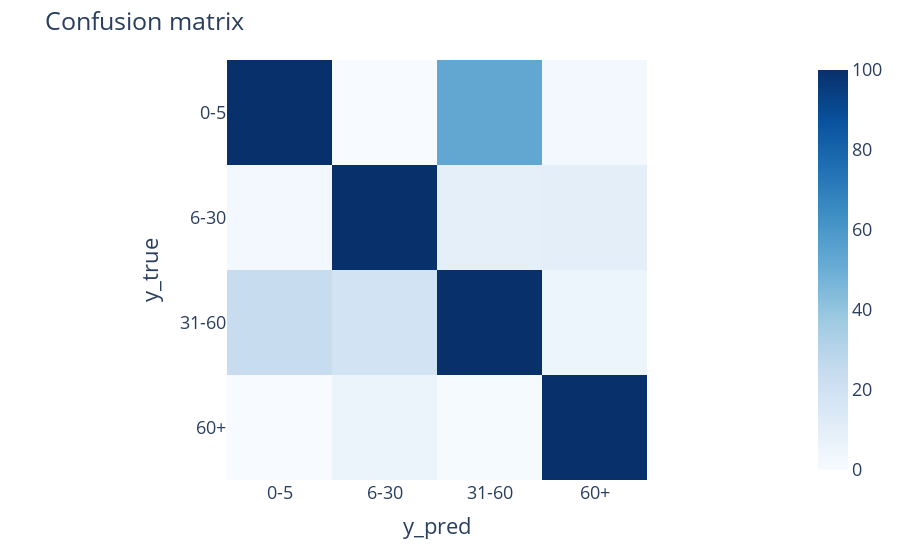

Source (notebook cell):
### Code cell
# creating visualisation of confusion matrix
fig = px.imshow(cm_df,
                color_continuous_scale='blues',
                color_continuous_midpoint=0.5,
                zmin=0,
                zmax=100)

fig.update_layout(title="Confusion matrix",
                  font=dict(size=18))

fig.update_xaxes(title_text="y_pred",
                 ticktext=labels,
                 tickvals=[0, 1, 2, 3])

fig.update_yaxes(title_text="y_true",
                 ticktext=labels,
                 tickvals=[0, 1, 2, 3])

fig.show()

### Figure 1 — Plotly figure (JSON) as saved in the notebook; plotly's stock layout.template omitted (floating-point values rounded to 4 significant figures)
{"data": [{"coloraxis": "coloraxis", "hovertemplate": "x: %{x}<br>y: %{y}<br>color: %{z}<extra></extra>", "name": "0", "type": "heatmap", "x": [0, 1, 2, 3], "xaxis": "x", "y": [0, 1, 2, 3], "yaxis": "y", "z": [[910, 0, 53, 2], [2, 144, 9, 10], [24, 19, 185, 5], [0, 6, 1, 148]]}], "layout": {"coloraxis": {"cmax": 100, "cmid": 0.5, "cmin": 0, "colorscale": [[0, "rgb(247,251,255)"], [0.125, "rgb(222,235,247)"], [0.25, "rgb(198,219,239)"], [0.375, "rgb(158,202,225)"], [0.5, "rgb(107,174,214)"], [0.625, "rgb(66,146,198)"], [0.75, "rgb(33,113,181)"], [0.875, "rgb(8,81,156)"], [1, "rgb(8,48,107)"]]}, "font": {"size": 18}, "margin": {"t": 60}, "title": {"text": "Confusion matrix"}, "xaxis": {"anchor": "y", "constrain": "domain", "domain": [0, 1], "scaleanchor": "y", "ticktext": ["0-5", "6-30", "31-60", "60+"], "tickvals": [0, 1, 2, 3], "title": {"text": "y_pred"}}, "yaxis": {"anchor": "x", "autorange": "reversed", "constrain": "domain", "domain": [0, 1], "ticktext": ["0-5", "6-30", "31-60", "60+"], "tickvals": [0, 1, 2, 3], "title": {"text": "y_true"}}}}
